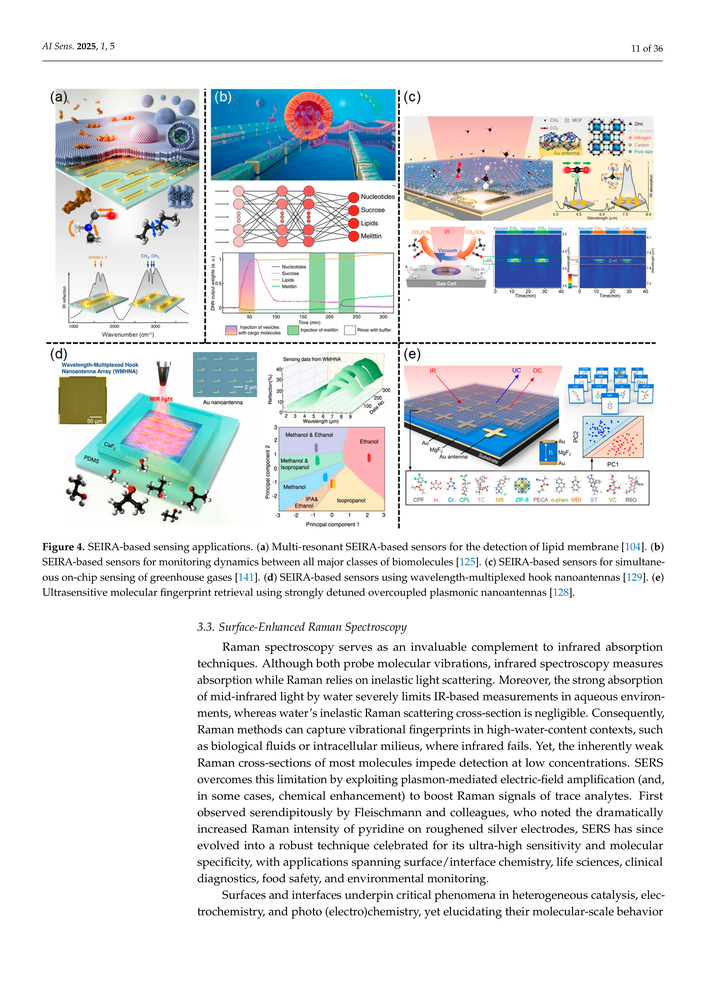
#> input picture _build/pages/p11.png, 706 x 999 px, shrunk from 2481 x 3508 before the run; its folder holds only this picture in this run
$ python detect.py
#> lines starting #> are read from the running program, lines starting #| are printed output that depends on the picture; after the words box and inside, x2 and y2 are one past the last pixel; in counts of white or black regions, pixels touching at a corner belong together
# -*- coding: utf-8 -*-
"""Auto-detect each figure's tight bbox on a page via color-saturation
projections (figures are colorful; body text & captions are black)."""
import numpy as np
from PIL import Image
import glob, os, json

S_THRESH = 38
ROW_FRAC = 0.03
COL_FRAC = 0.02
GAP = 150          # merge figure row-runs separated by <=GAP px (gutters)
MARGIN = 22

os.makedirs('crops', exist_ok=True)

def segments(flags, gap):
    segs, start, last = [], None, None
    for i, v in enumerate(flags):
        if v:
            if start is None:
                start = i
            last = i
        else:
            if start is not None and i - last > gap:
                segs.append((start, last + 1)); start = None
    if start is not None:
        segs.append((start, last + 1))
    return segs

results = {}
for f in sorted(glob.glob('pages/p*.png')):
    page = os.path.splitext(os.path.basename(f))[0]
    im = Image.open(f).convert('RGB')
#> im is the input picture: PIL image 706x999 RGB; mean R, G, B 225.1, 228.2, 229.5
    W, H = im.size
    sat = np.asarray(im.convert('HSV'))[:, :, 1].astype(np.int32)
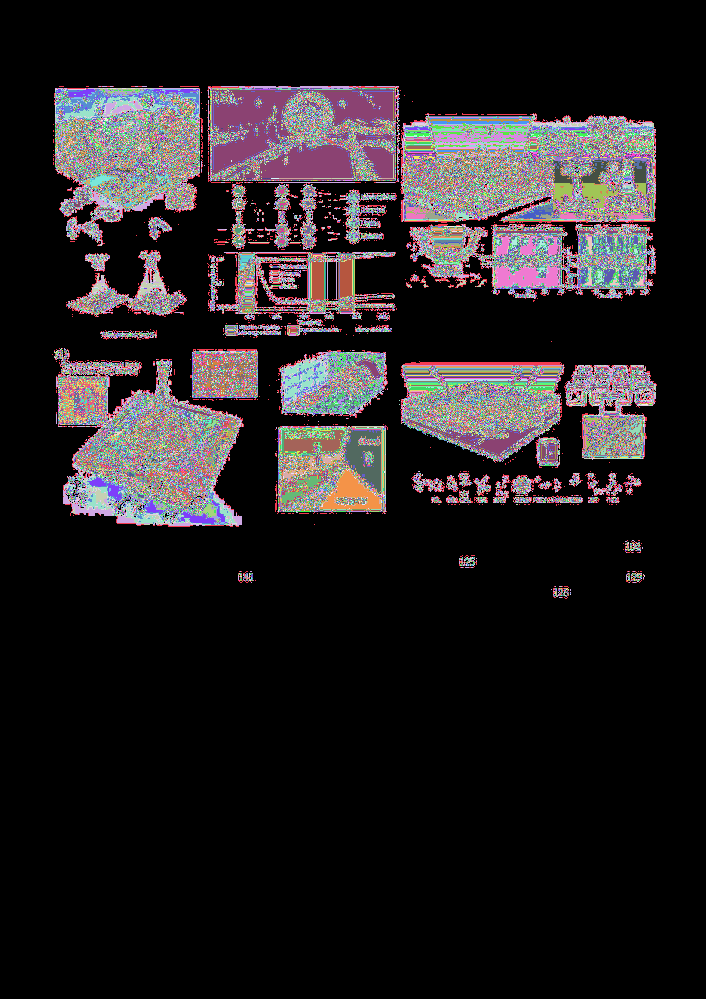
#> sat: shape (999, 706) int32; 256 distinct labels, from 0 to 255; one colour per label, 0 black
    mask = sat > S_THRESH
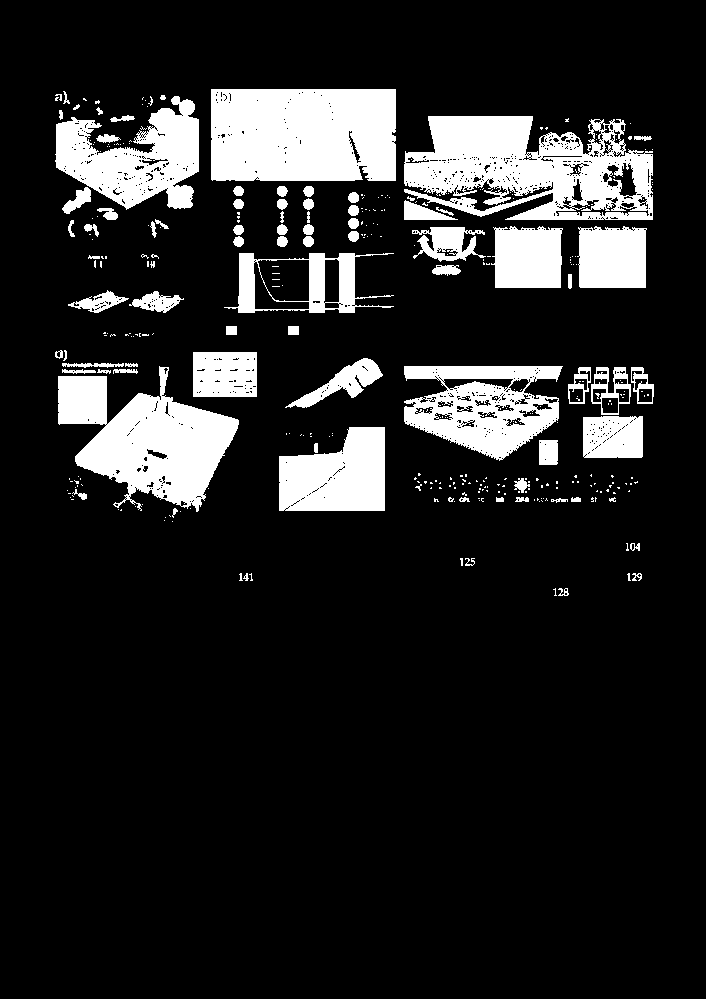
#> mask: shape (999, 706) bool; 14.3% white; 363 white regions (280 under 20 px), largest, box (x1, y1, x2, y2) and area: (404, 116, 653, 220) 16909, (211, 89, 396, 181) 16719, (58, 366, 239, 512) 13805
    rowsum = mask.sum(axis=1)
#> rowsum = 999 values, max 553 at index 157, min 0 at index 0, mean 101.3
    row_fig = rowsum > ROW_FRAC * W
    segs = segments(row_fig, GAP)
#> the loop in segments, `for i, v in enumerate(flags):` made 999 passes
#> start on pass 90: 89
#> after the loop in segments, `for i, v in enumerate(flags):`: segs = [(89, 511)]
#> segs = [(89, 511)]
    if not segs:
        print(page, 'NO FIGURE FOUND'); continue
    # pick segment with greatest saturated mass
    r0, r1 = max(segs, key=lambda s: rowsum[s[0]:s[1]].sum())
#> r0 = 89; r1 = 511
    sub = mask[r0:r1, :]
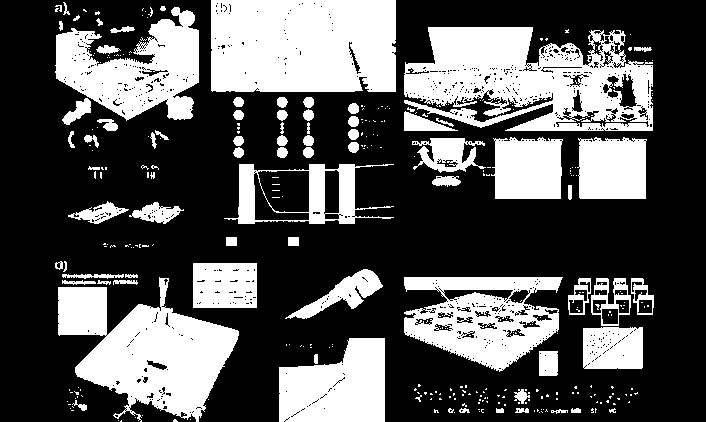
#> sub: shape (422, 706) bool; 33.8% white; 347 white regions (270 under 20 px), largest, box (x1, y1, x2, y2) and area: (404, 27, 653, 131) 16909, (211, 0, 396, 92) 16719, (58, 277, 239, 422) 13803
    colsum = sub.sum(axis=0)
#> colsum = 706 values, max 305 at index 353, min 0 at index 0, mean 142.8
    col_fig = colsum > COL_FRAC * (r1 - r0)
    cols = np.where(col_fig)[0]
#> cols = 591 values from 55 to 653
    c0, c1 = int(cols.min()), int(cols.max()) + 1
#> c0 = 55; c1 = 654
    x0, y0 = max(0, c0 - MARGIN), max(0, r0 - MARGIN)
#> x0 = 33; y0 = 67
    x1, y1 = min(W, c1 + MARGIN), min(H, r1 + MARGIN)
#> x1 = 676; y1 = 533
    im.crop((x0, y0, x1, y1)).save('crops/full_%s.png' % page)
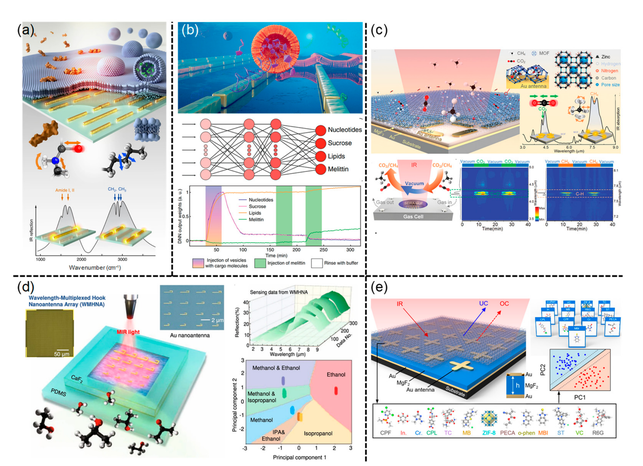
#> saved as full_p11.png: PIL image 643x466 RGB; mean R, G, B 203.5, 210.7, 213.6
    results[page] = [x0, y0, x1, y1]
    print(page, 'bbox', [x0, y0, x1, y1], 'size', [x1 - x0, y1 - y0])
#| p11 bbox [33, 67, 676, 533] size [643, 466]

json.dump(results, open('fig_bboxes.json', 'w'), indent=1)

$ run again, on _build/pages/p20.png
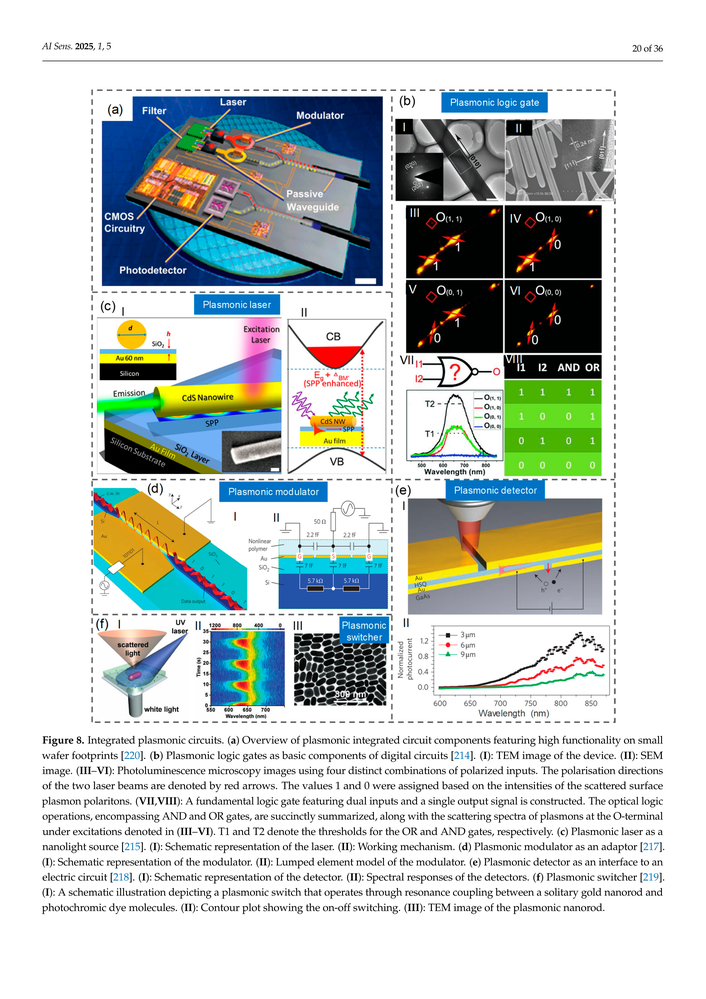
#> input picture _build/pages/p20.png, 706 x 999 px, shrunk from 2481 x 3508 before the run
#> im is the input picture: PIL image 706x999 RGB; mean R, G, B 197.5, 204.3, 201.5
#> sat: shape (999, 706) int32; 256 distinct labels, from 0 to 255
#> `mask = sat > S_THRESH`:
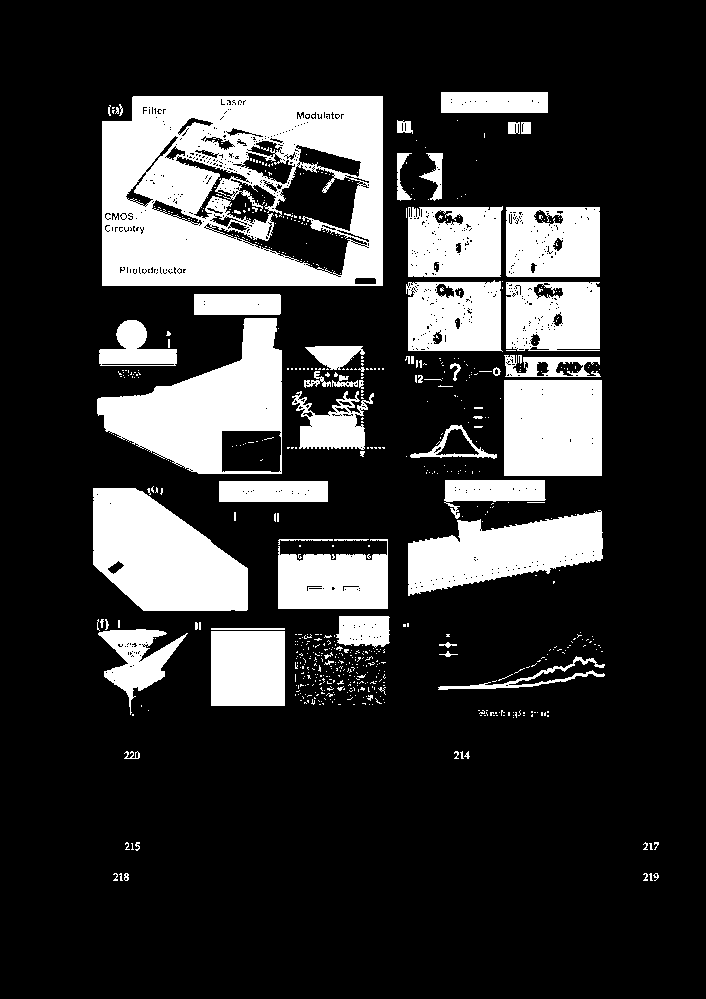
#> mask: shape (999, 706) bool; 20.9% white; 681 white regions (617 under 20 px), largest, box (x1, y1, x2, y2) and area: (102, 96, 383, 286) 39104, (97, 318, 282, 474) 14259, (93, 488, 248, 611) 13367
#> rowsum = 999 values, max 465 at index 275, min 0 at index 0, mean 147.6
#> the loop in segments, `for i, v in enumerate(flags):` made 999 passes
#> start on pass 93: 92
#> after the loop in segments, `for i, v in enumerate(flags):`: segs = []; start = 92
#> `segs = segments(row_fig, GAP)`: segs = [(92, 850)]
#> r0 = 92; r1 = 850
#> sub: shape (758, 706) bool; 27.5% white; 675 white regions (615 under 20 px), largest, box (x1, y1, x2, y2) and area: (102, 4, 383, 194) 39104, (97, 226, 282, 382) 14259, (93, 396, 248, 519) 13367
#> colsum = 706 values, max 462 at index 138, min 0 at index 0, mean 208.7
#> cols = 502 values from 93 to 602
#> c0 = 93; c1 = 603
#> x0 = 71; y0 = 70
#> x1 = 625; y1 = 872
#> `im.crop((x0, y0, x1, y1)).save('crops/full_%s.png' % page)`:
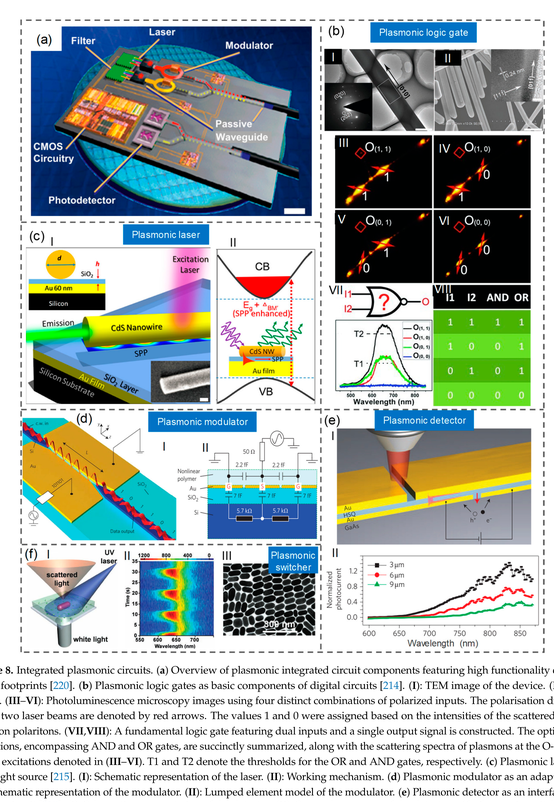
#> saved as full_p20.png: PIL image 554x802 RGB; mean R, G, B 166.9, 177.5, 173.1
#| p20 bbox [71, 70, 625, 872] size [554, 802]

$ run again, on _build/pages/p23.png
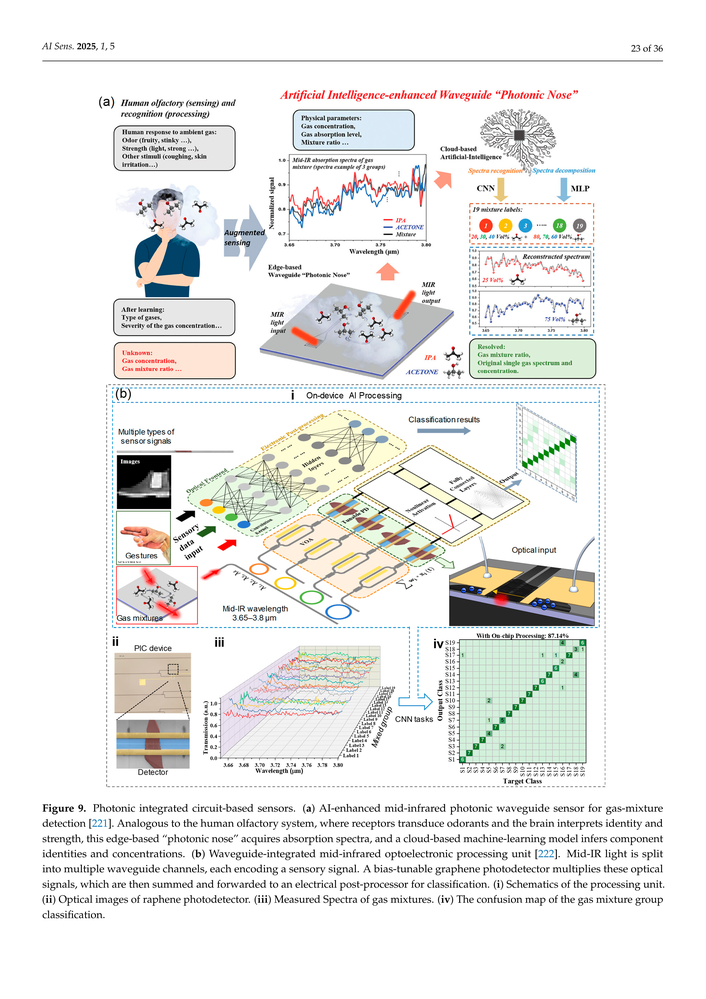
#> input picture _build/pages/p23.png, 706 x 999 px, shrunk from 2481 x 3508 before the run
#> im is the input picture: PIL image 706x999 RGB; mean R, G, B 236.4, 236.4, 234.4
#> sat: shape (999, 706) int32; 256 distinct labels, from 0 to 255
#> `mask = sat > S_THRESH`:
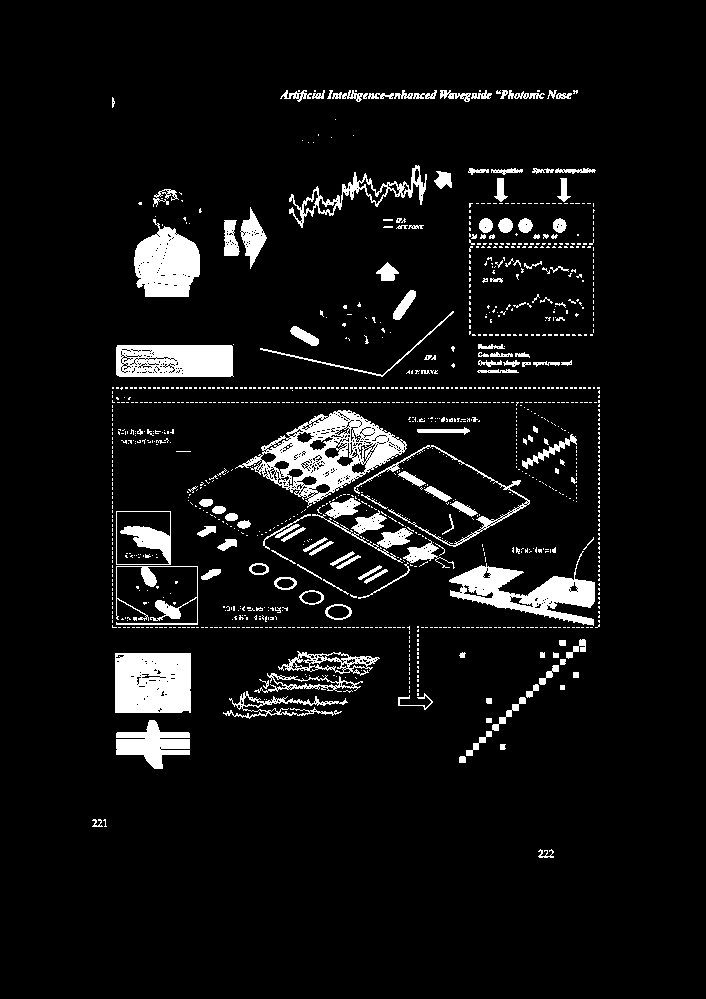
#> mask: shape (999, 706) bool; 6.9% white; 1153 white regions (1009 under 20 px), largest, box (x1, y1, x2, y2) and area: (235, 410, 407, 508) 6016, (115, 653, 191, 713) 4406, (449, 551, 595, 626) 4049
#> rowsum = 999 values, max 340 at index 402, min 0 at index 0, mean 48.41
#> the loop in segments, `for i, v in enumerate(flags):` made 999 passes
#> start on pass 91: 90
#> after the loop in segments, `for i, v in enumerate(flags):`: segs = [(90, 762)]
#> r0 = 90; r1 = 762
#> sub: shape (672, 706) bool; 10.1% white; 1150 white regions (1008 under 20 px), largest, box (x1, y1, x2, y2) and area: (235, 320, 407, 418) 6016, (115, 563, 191, 623) 4406, (449, 461, 595, 536) 4049
#> colsum = 706 values, max 255 at index 170, min 0 at index 0, mean 68.19
#> cols = 483 values from 112 to 599
#> c0 = 112; c1 = 600
#> x0 = 90; y0 = 68
#> x1 = 622; y1 = 784
#> `im.crop((x0, y0, x1, y1)).save('crops/full_%s.png' % page)`:
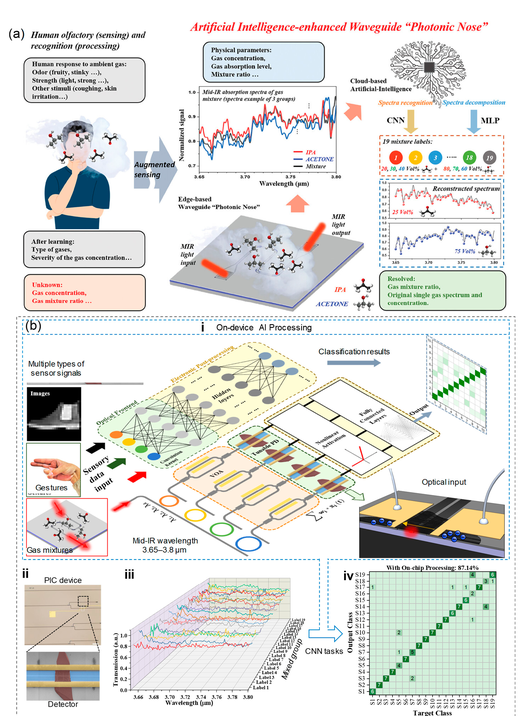
#> saved as full_p23.png: PIL image 532x716 RGB; mean R, G, B 226.7, 226.7, 223.1
#| p23 bbox [90, 68, 622, 784] size [532, 716]

$ run again, on _build/pages/p24.png
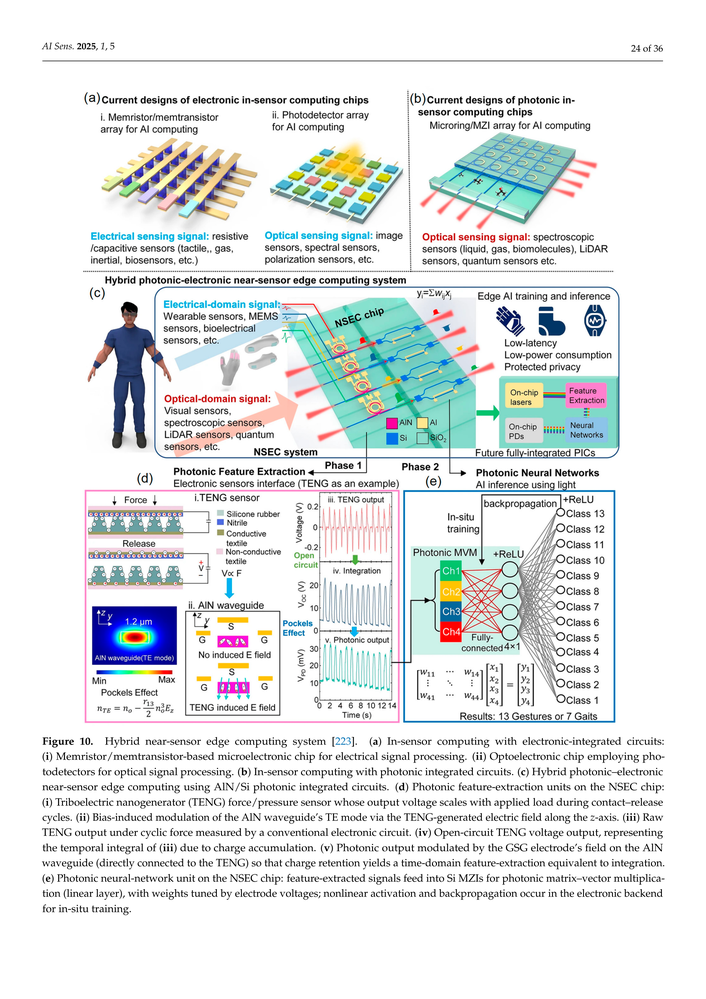
#> input picture _build/pages/p24.png, 706 x 999 px, shrunk from 2481 x 3508 before the run
#> im is the input picture: PIL image 706x999 RGB; mean R, G, B 227.8, 231.5, 232
#> sat: shape (999, 706) int32; 256 distinct labels, from 0 to 255
#> `mask = sat > S_THRESH`:
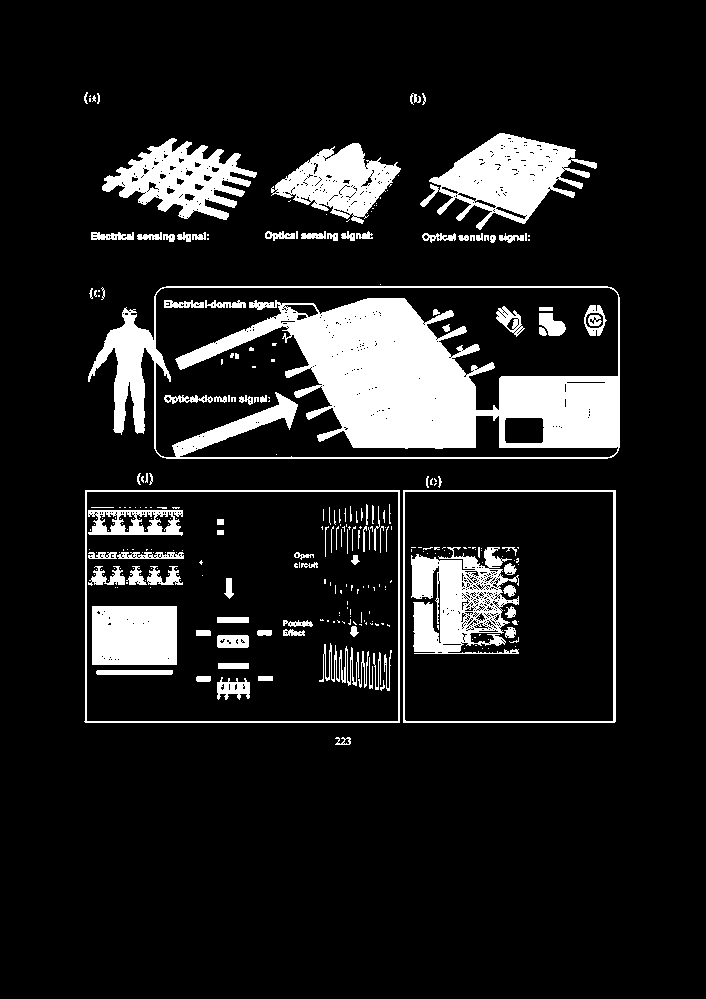
#> mask: shape (999, 706) bool; 12.4% white; 307 white regions (199 under 20 px), largest, box (x1, y1, x2, y2) and area: (88, 286, 620, 459) 39041, (420, 133, 597, 230) 7978, (411, 547, 519, 654) 6979
#> rowsum = 999 values, max 529 at index 721, min 0 at index 0, mean 87.23
#> the loop in segments, `for i, v in enumerate(flags):` made 999 passes
#> start on pass 137: 136
#> after the loop in segments, `for i, v in enumerate(flags):`: segs = [(136, 723)]
#> r0 = 136; r1 = 723
#> sub: shape (587, 706) bool; 21% white; 299 white regions (196 under 20 px), largest, box (x1, y1, x2, y2) and area: (88, 150, 620, 323) 39041, (420, 0, 597, 94) 7941, (411, 411, 519, 518) 6979
#> colsum = 706 values, max 394 at index 398, min 0 at index 0, mean 123
#> cols = 534 values from 85 to 619
#> c0 = 85; c1 = 620
#> x0 = 63; y0 = 114
#> x1 = 642; y1 = 745
#> `im.crop((x0, y0, x1, y1)).save('crops/full_%s.png' % page)`:
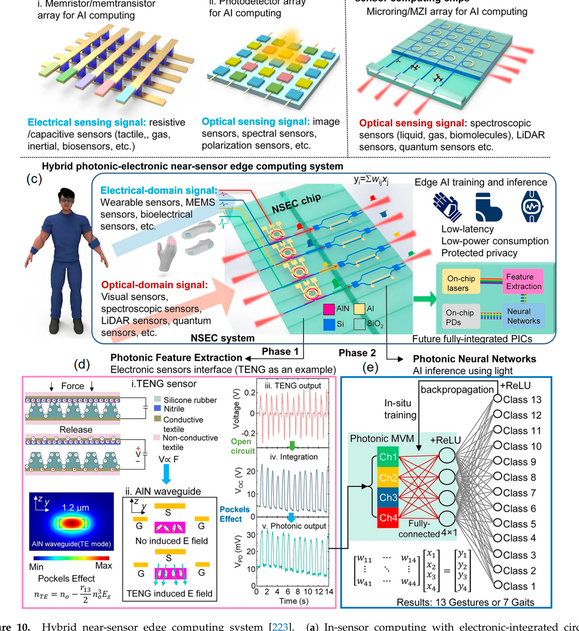
#> saved as full_p24.png: PIL image 579x631 RGB; mean R, G, B 212.6, 219.8, 220.6
#| p24 bbox [63, 114, 642, 745] size [579, 631]
